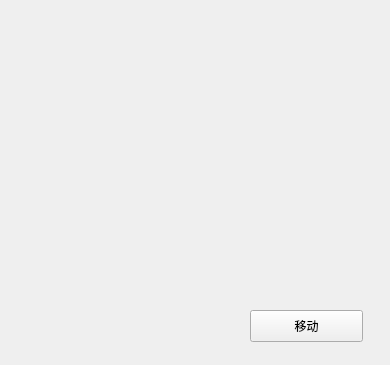
<?xml version="1.0" encoding="UTF-8"?>
<ui version="4.0">
 <class>Widget</class>
 <widget class="QWidget" name="Widget">
  <property name="geometry">
   <rect>
    <x>0</x>
    <y>0</y>
    <width>390</width>
    <height>365</height>
   </rect>
  </property>
  <property name="windowTitle">
   <string>Widget</string>
  </property>
  <widget class="QPushButton" name="pushButton">
   <property name="geometry">
    <rect>
     <x>250</x>
     <y>310</y>
     <width>113</width>
     <height>32</height>
    </rect>
   </property>
   <property name="text">
    <string>移动</string>
   </property>
  </widget>
 </widget>
 <resources/>
 <connections/>
</ui>
